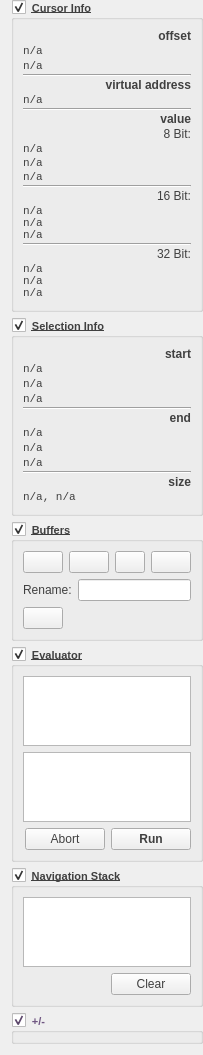
<?xml version="1.0" encoding="UTF-8"?>
<ui version="4.0">
 <class>rv_hex_editor_infopane</class>
 <widget class="QWidget" name="rv_hex_editor_infopane">
  <property name="geometry">
   <rect>
    <x>0</x>
    <y>0</y>
    <width>200</width>
    <height>1011</height>
   </rect>
  </property>
  <property name="font">
   <font>
    <pointsize>8</pointsize>
   </font>
  </property>
  <property name="windowTitle">
   <string>Form</string>
  </property>
  <layout class="QGridLayout" name="gridLayout">
   <property name="topMargin">
    <number>0</number>
   </property>
   <property name="rightMargin">
    <number>0</number>
   </property>
   <item row="0" column="0">
    <widget class="QGroupBox" name="groupBox_cursor">
     <property name="font">
      <font>
       <pointsize>8</pointsize>
       <weight>75</weight>
       <bold>true</bold>
       <underline>true</underline>
      </font>
     </property>
     <property name="styleSheet">
      <string notr="true">color: rgb(64, 64, 64);</string>
     </property>
     <property name="title">
      <string>Cursor Info</string>
     </property>
     <property name="checkable">
      <bool>true</bool>
     </property>
     <layout class="QVBoxLayout" name="verticalLayout_2">
      <property name="spacing">
       <number>1</number>
      </property>
      <item>
       <widget class="QLabel" name="label_cursor_offset">
        <property name="font">
         <font>
          <weight>75</weight>
          <bold>true</bold>
          <underline>false</underline>
         </font>
        </property>
        <property name="text">
         <string>offset</string>
        </property>
        <property name="alignment">
         <set>Qt::AlignRight|Qt::AlignTrailing|Qt::AlignVCenter</set>
        </property>
       </widget>
      </item>
      <item>
       <widget class="QLabel" name="label_cursor_offset_hex">
        <property name="font">
         <font>
          <family>Liberation Mono</family>
          <pointsize>8</pointsize>
          <weight>50</weight>
          <bold>false</bold>
          <underline>false</underline>
         </font>
        </property>
        <property name="text">
         <string>n/a</string>
        </property>
       </widget>
      </item>
      <item>
       <widget class="QLabel" name="label_cursor_offset_dec">
        <property name="font">
         <font>
          <family>Liberation Mono</family>
          <pointsize>8</pointsize>
          <weight>50</weight>
          <bold>false</bold>
          <underline>false</underline>
         </font>
        </property>
        <property name="text">
         <string>n/a</string>
        </property>
       </widget>
      </item>
      <item>
       <widget class="Line" name="line">
        <property name="orientation">
         <enum>Qt::Horizontal</enum>
        </property>
       </widget>
      </item>
      <item>
       <widget class="QLabel" name="label_4">
        <property name="font">
         <font>
          <weight>75</weight>
          <bold>true</bold>
          <underline>false</underline>
         </font>
        </property>
        <property name="text">
         <string>virtual address</string>
        </property>
        <property name="alignment">
         <set>Qt::AlignRight|Qt::AlignTrailing|Qt::AlignVCenter</set>
        </property>
       </widget>
      </item>
      <item>
       <widget class="QLabel" name="label_cursor_offset_va">
        <property name="font">
         <font>
          <family>Liberation Mono</family>
          <pointsize>8</pointsize>
          <weight>50</weight>
          <bold>false</bold>
          <underline>false</underline>
         </font>
        </property>
        <property name="text">
         <string>n/a</string>
        </property>
       </widget>
      </item>
      <item>
       <widget class="Line" name="line_2">
        <property name="orientation">
         <enum>Qt::Horizontal</enum>
        </property>
       </widget>
      </item>
      <item>
       <widget class="QLabel" name="label">
        <property name="font">
         <font>
          <weight>75</weight>
          <bold>true</bold>
          <underline>false</underline>
         </font>
        </property>
        <property name="text">
         <string>value</string>
        </property>
        <property name="alignment">
         <set>Qt::AlignRight|Qt::AlignTrailing|Qt::AlignVCenter</set>
        </property>
       </widget>
      </item>
      <item>
       <widget class="QLabel" name="label_3">
        <property name="font">
         <font>
          <weight>50</weight>
          <bold>false</bold>
          <underline>false</underline>
         </font>
        </property>
        <property name="text">
         <string>8 Bit:</string>
        </property>
        <property name="alignment">
         <set>Qt::AlignRight|Qt::AlignTrailing|Qt::AlignVCenter</set>
        </property>
       </widget>
      </item>
      <item>
       <widget class="QLabel" name="label_cursor_val_8bit">
        <property name="font">
         <font>
          <family>Liberation Mono</family>
          <pointsize>8</pointsize>
          <weight>50</weight>
          <bold>false</bold>
          <underline>false</underline>
         </font>
        </property>
        <property name="autoFillBackground">
         <bool>false</bool>
        </property>
        <property name="text">
         <string>&lt;!DOCTYPE HTML PUBLIC &quot;-//W3C//DTD HTML 4.0//EN&quot; &quot;http://www.w3.org/TR/REC-html40/strict.dtd&quot;&gt;
&lt;html&gt;&lt;head&gt;&lt;meta name=&quot;qrichtext&quot; content=&quot;1&quot; /&gt;&lt;style type=&quot;text/css&quot;&gt;
p, li { white-space: pre-wrap; }
&lt;/style&gt;&lt;/head&gt;&lt;body style=&quot; font-family:'MS Shell Dlg 2'; font-size:8.25pt; font-weight:400; font-style:normal;&quot;&gt;
&lt;p style=&quot; margin-top:0px; margin-bottom:0px; margin-left:0px; margin-right:0px; -qt-block-indent:0; text-indent:0px;&quot;&gt;&lt;span style=&quot; font-size:8pt;&quot;&gt;n/a&lt;/span&gt;&lt;/p&gt;
&lt;p style=&quot; margin-top:0px; margin-bottom:0px; margin-left:0px; margin-right:0px; -qt-block-indent:0; text-indent:0px;&quot;&gt;&lt;span style=&quot; font-size:8pt;&quot;&gt;n/a&lt;/span&gt;&lt;/p&gt;
&lt;p style=&quot; margin-top:0px; margin-bottom:0px; margin-left:0px; margin-right:0px; -qt-block-indent:0; text-indent:0px;&quot;&gt;&lt;span style=&quot; font-size:8pt;&quot;&gt;n/a&lt;/span&gt;&lt;/p&gt;&lt;/body&gt;&lt;/html&gt;</string>
        </property>
        <property name="wordWrap">
         <bool>true</bool>
        </property>
       </widget>
      </item>
      <item>
       <widget class="Line" name="line_5">
        <property name="orientation">
         <enum>Qt::Horizontal</enum>
        </property>
       </widget>
      </item>
      <item>
       <widget class="QLabel" name="label_5">
        <property name="font">
         <font>
          <weight>50</weight>
          <bold>false</bold>
          <underline>false</underline>
         </font>
        </property>
        <property name="text">
         <string>16 Bit:</string>
        </property>
        <property name="alignment">
         <set>Qt::AlignRight|Qt::AlignTrailing|Qt::AlignVCenter</set>
        </property>
       </widget>
      </item>
      <item>
       <widget class="QLabel" name="label_cursor_val_16bit">
        <property name="font">
         <font>
          <family>Liberation Mono</family>
          <pointsize>8</pointsize>
          <weight>50</weight>
          <bold>false</bold>
          <underline>false</underline>
         </font>
        </property>
        <property name="text">
         <string>n/a
n/a
n/a</string>
        </property>
        <property name="wordWrap">
         <bool>true</bool>
        </property>
       </widget>
      </item>
      <item>
       <widget class="Line" name="line_6">
        <property name="orientation">
         <enum>Qt::Horizontal</enum>
        </property>
       </widget>
      </item>
      <item>
       <widget class="QLabel" name="label_7">
        <property name="font">
         <font>
          <weight>50</weight>
          <bold>false</bold>
          <underline>false</underline>
         </font>
        </property>
        <property name="text">
         <string>32 Bit:</string>
        </property>
        <property name="alignment">
         <set>Qt::AlignRight|Qt::AlignTrailing|Qt::AlignVCenter</set>
        </property>
       </widget>
      </item>
      <item>
       <widget class="QLabel" name="label_cursor_val_32bit">
        <property name="font">
         <font>
          <family>Liberation Mono</family>
          <pointsize>8</pointsize>
          <weight>50</weight>
          <bold>false</bold>
          <underline>false</underline>
         </font>
        </property>
        <property name="text">
         <string>n/a
n/a
n/a</string>
        </property>
        <property name="wordWrap">
         <bool>true</bool>
        </property>
       </widget>
      </item>
     </layout>
    </widget>
   </item>
   <item row="1" column="0">
    <widget class="QGroupBox" name="groupBox_selection_info">
     <property name="font">
      <font>
       <pointsize>8</pointsize>
       <weight>75</weight>
       <bold>true</bold>
       <underline>true</underline>
      </font>
     </property>
     <property name="styleSheet">
      <string notr="true">color: rgb(64, 64, 64);</string>
     </property>
     <property name="title">
      <string>Selection Info</string>
     </property>
     <property name="checkable">
      <bool>true</bool>
     </property>
     <layout class="QVBoxLayout" name="verticalLayout_4">
      <property name="spacing">
       <number>1</number>
      </property>
      <item>
       <widget class="QLabel" name="label_6">
        <property name="font">
         <font>
          <weight>75</weight>
          <bold>true</bold>
          <underline>false</underline>
         </font>
        </property>
        <property name="text">
         <string>start</string>
        </property>
        <property name="alignment">
         <set>Qt::AlignRight|Qt::AlignTrailing|Qt::AlignVCenter</set>
        </property>
       </widget>
      </item>
      <item>
       <widget class="QLabel" name="label_sel_start_hex">
        <property name="font">
         <font>
          <family>Liberation Mono</family>
          <pointsize>8</pointsize>
          <weight>50</weight>
          <bold>false</bold>
          <underline>false</underline>
         </font>
        </property>
        <property name="text">
         <string>n/a</string>
        </property>
       </widget>
      </item>
      <item>
       <widget class="QLabel" name="label_sel_start_dec">
        <property name="font">
         <font>
          <family>Liberation Mono</family>
          <pointsize>8</pointsize>
          <weight>50</weight>
          <bold>false</bold>
          <underline>false</underline>
         </font>
        </property>
        <property name="text">
         <string>n/a</string>
        </property>
       </widget>
      </item>
      <item>
       <widget class="QLabel" name="label_sel_start_va">
        <property name="font">
         <font>
          <family>Liberation Mono</family>
          <pointsize>8</pointsize>
          <weight>50</weight>
          <bold>false</bold>
          <underline>false</underline>
         </font>
        </property>
        <property name="text">
         <string>n/a</string>
        </property>
       </widget>
      </item>
      <item>
       <widget class="Line" name="line_3">
        <property name="orientation">
         <enum>Qt::Horizontal</enum>
        </property>
       </widget>
      </item>
      <item>
       <widget class="QLabel" name="label_9">
        <property name="font">
         <font>
          <weight>75</weight>
          <bold>true</bold>
          <underline>false</underline>
         </font>
        </property>
        <property name="text">
         <string>end</string>
        </property>
        <property name="alignment">
         <set>Qt::AlignRight|Qt::AlignTrailing|Qt::AlignVCenter</set>
        </property>
       </widget>
      </item>
      <item>
       <widget class="QLabel" name="label_sel_end_hex">
        <property name="font">
         <font>
          <family>Liberation Mono</family>
          <pointsize>8</pointsize>
          <weight>50</weight>
          <bold>false</bold>
          <underline>false</underline>
         </font>
        </property>
        <property name="text">
         <string>n/a</string>
        </property>
       </widget>
      </item>
      <item>
       <widget class="QLabel" name="label_sel_end_dec">
        <property name="font">
         <font>
          <family>Liberation Mono</family>
          <pointsize>8</pointsize>
          <weight>50</weight>
          <bold>false</bold>
          <underline>false</underline>
         </font>
        </property>
        <property name="text">
         <string>n/a</string>
        </property>
       </widget>
      </item>
      <item>
       <widget class="QLabel" name="label_sel_end_va">
        <property name="font">
         <font>
          <family>Liberation Mono</family>
          <pointsize>8</pointsize>
          <weight>50</weight>
          <bold>false</bold>
          <underline>false</underline>
         </font>
        </property>
        <property name="text">
         <string>n/a</string>
        </property>
       </widget>
      </item>
      <item>
       <widget class="Line" name="line_4">
        <property name="orientation">
         <enum>Qt::Horizontal</enum>
        </property>
       </widget>
      </item>
      <item>
       <widget class="QLabel" name="label_12">
        <property name="font">
         <font>
          <weight>75</weight>
          <bold>true</bold>
          <underline>false</underline>
         </font>
        </property>
        <property name="text">
         <string>size</string>
        </property>
        <property name="alignment">
         <set>Qt::AlignRight|Qt::AlignTrailing|Qt::AlignVCenter</set>
        </property>
       </widget>
      </item>
      <item>
       <widget class="QLabel" name="label_sel_size">
        <property name="font">
         <font>
          <family>Liberation Mono</family>
          <pointsize>8</pointsize>
          <weight>50</weight>
          <bold>false</bold>
          <underline>false</underline>
         </font>
        </property>
        <property name="text">
         <string>n/a, n/a</string>
        </property>
       </widget>
      </item>
     </layout>
    </widget>
   </item>
   <item row="2" column="0">
    <widget class="QGroupBox" name="groupBox_buffers">
     <property name="font">
      <font>
       <pointsize>8</pointsize>
       <weight>75</weight>
       <bold>true</bold>
       <underline>true</underline>
      </font>
     </property>
     <property name="styleSheet">
      <string notr="true">color: rgb(64, 64, 64);</string>
     </property>
     <property name="title">
      <string>Buffers</string>
     </property>
     <property name="checkable">
      <bool>true</bool>
     </property>
     <layout class="QVBoxLayout" name="verticalLayout_3">
      <item>
       <layout class="QHBoxLayout" name="horizontalLayout">
        <item>
         <widget class="QPushButton" name="pushButton_copy_sel_into_new_buf">
          <property name="toolTip">
           <string>create a new buffer from the main target view's selection</string>
          </property>
          <property name="text">
           <string/>
          </property>
          <property name="icon">
           <iconset resource="resources/resources.qrc">
            <normaloff>:/icons/edit-paste.png</normaloff>:/icons/edit-paste.png</iconset>
          </property>
         </widget>
        </item>
        <item>
         <widget class="QPushButton" name="pushButton_add_buffer_from_file">
          <property name="toolTip">
           <string>create a new buffer loading a file into it</string>
          </property>
          <property name="text">
           <string/>
          </property>
          <property name="icon">
           <iconset resource="resources/resources.qrc">
            <normaloff>:/icons/file_open.png</normaloff>:/icons/file_open.png</iconset>
          </property>
         </widget>
        </item>
        <item>
         <widget class="QPushButton" name="pushButton_add_targetfilebuffer">
          <property name="maximumSize">
           <size>
            <width>30</width>
            <height>16777215</height>
           </size>
          </property>
          <property name="toolTip">
           <string>create a new buffer viewing the target (same as main hex view)</string>
          </property>
          <property name="styleSheet">
           <string notr="true">color: rgb(0, 0, 0);</string>
          </property>
          <property name="text">
           <string/>
          </property>
          <property name="icon">
           <iconset resource="resources/resources.qrc">
            <normaloff>:/icons/hex_view_t_plus.png</normaloff>:/icons/hex_view_t_plus.png</iconset>
          </property>
          <property name="iconSize">
           <size>
            <width>24</width>
            <height>16</height>
           </size>
          </property>
         </widget>
        </item>
        <item>
         <widget class="QPushButton" name="pushButton_new_00_buffer">
          <property name="toolTip">
           <string>create a new empty buffer filled with zeroes</string>
          </property>
          <property name="text">
           <string/>
          </property>
          <property name="icon">
           <iconset resource="resources/resources.qrc">
            <normaloff>:/icons/hex_00_plus.png</normaloff>:/icons/hex_00_plus.png</iconset>
          </property>
          <property name="iconSize">
           <size>
            <width>22</width>
            <height>16</height>
           </size>
          </property>
         </widget>
        </item>
        <item>
         <spacer name="horizontalSpacer">
          <property name="orientation">
           <enum>Qt::Horizontal</enum>
          </property>
          <property name="sizeHint" stdset="0">
           <size>
            <width>40</width>
            <height>20</height>
           </size>
          </property>
         </spacer>
        </item>
       </layout>
      </item>
      <item>
       <layout class="QHBoxLayout" name="horizontalLayout_3">
        <item>
         <widget class="QLabel" name="label_2">
          <property name="text">
           <string>Rename:</string>
          </property>
         </widget>
        </item>
        <item>
         <widget class="QLineEdit" name="lineEdit_buffer_name"/>
        </item>
       </layout>
      </item>
      <item>
       <layout class="QHBoxLayout" name="horizontalLayout_2">
        <item>
         <widget class="QPushButton" name="pushButton_sava_buffer_to_file">
          <property name="text">
           <string/>
          </property>
          <property name="icon">
           <iconset resource="resources/resources.qrc">
            <normaloff>:/icons/file_save.png</normaloff>:/icons/file_save.png</iconset>
          </property>
         </widget>
        </item>
        <item>
         <spacer name="horizontalSpacer_2">
          <property name="orientation">
           <enum>Qt::Horizontal</enum>
          </property>
          <property name="sizeHint" stdset="0">
           <size>
            <width>40</width>
            <height>20</height>
           </size>
          </property>
         </spacer>
        </item>
       </layout>
      </item>
     </layout>
    </widget>
   </item>
   <item row="4" column="0">
    <widget class="QGroupBox" name="groupBox_navi_stack">
     <property name="font">
      <font>
       <weight>75</weight>
       <bold>true</bold>
       <underline>true</underline>
      </font>
     </property>
     <property name="styleSheet">
      <string notr="true">color: rgb(64, 64, 64);</string>
     </property>
     <property name="title">
      <string>Navigation Stack</string>
     </property>
     <property name="checkable">
      <bool>true</bool>
     </property>
     <layout class="QVBoxLayout" name="verticalLayout_6">
      <item>
       <widget class="QListWidget" name="listWidget_navi_stack">
        <property name="font">
         <font>
          <family>Liberation Mono</family>
          <pointsize>8</pointsize>
         </font>
        </property>
        <property name="alternatingRowColors">
         <bool>true</bool>
        </property>
       </widget>
      </item>
      <item>
       <layout class="QHBoxLayout" name="horizontalLayout_5">
        <item>
         <spacer name="horizontalSpacer_3">
          <property name="orientation">
           <enum>Qt::Horizontal</enum>
          </property>
          <property name="sizeHint" stdset="0">
           <size>
            <width>40</width>
            <height>20</height>
           </size>
          </property>
         </spacer>
        </item>
        <item>
         <widget class="QPushButton" name="pushButton_clear_navi_stack">
          <property name="text">
           <string>Clear</string>
          </property>
         </widget>
        </item>
       </layout>
      </item>
     </layout>
    </widget>
   </item>
   <item row="5" column="0">
    <widget class="QGroupBox" name="groupBox_side_items">
     <property name="font">
      <font>
       <weight>75</weight>
       <bold>true</bold>
      </font>
     </property>
     <property name="styleSheet">
      <string notr="true">color: rgb(112, 87, 130);</string>
     </property>
     <property name="title">
      <string>+/-</string>
     </property>
     <property name="checkable">
      <bool>true</bool>
     </property>
     <layout class="QVBoxLayout" name="verticalLayout_5">
      <property name="leftMargin">
       <number>9</number>
      </property>
      <property name="topMargin">
       <number>2</number>
      </property>
      <property name="rightMargin">
       <number>9</number>
      </property>
      <property name="bottomMargin">
       <number>6</number>
      </property>
     </layout>
    </widget>
   </item>
   <item row="3" column="0">
    <widget class="QGroupBox" name="groupBox_evaluator">
     <property name="font">
      <font>
       <pointsize>8</pointsize>
       <weight>75</weight>
       <bold>true</bold>
       <underline>true</underline>
      </font>
     </property>
     <property name="toolTip">
      <string>Standard rv|script evaluator</string>
     </property>
     <property name="styleSheet">
      <string notr="true">color: rgb(64, 64, 64);</string>
     </property>
     <property name="title">
      <string>Evaluator</string>
     </property>
     <property name="checkable">
      <bool>true</bool>
     </property>
     <layout class="QVBoxLayout" name="verticalLayout">
      <item>
       <widget class="QPlainTextEdit" name="plainTextEdit_evaluator_input">
        <property name="font">
         <font>
          <family>Liberation Mono</family>
         </font>
        </property>
        <property name="styleSheet">
         <string notr="true">color: rgb(20, 20, 20);</string>
        </property>
       </widget>
      </item>
      <item>
       <widget class="QPlainTextEdit" name="plainTextEdit_evaluator_output"/>
      </item>
      <item>
       <layout class="QHBoxLayout" name="horizontalLayout_6">
        <item>
         <spacer name="horizontalSpacer_4">
          <property name="orientation">
           <enum>Qt::Horizontal</enum>
          </property>
          <property name="sizeHint" stdset="0">
           <size>
            <width>40</width>
            <height>20</height>
           </size>
          </property>
         </spacer>
        </item>
        <item>
         <widget class="QPushButton" name="pushButton_evaluate_abort">
          <property name="text">
           <string>Abort</string>
          </property>
          <property name="icon">
           <iconset resource="resources/resources.qrc">
            <normaloff>:/icons/package-purge.png</normaloff>:/icons/package-purge.png</iconset>
          </property>
         </widget>
        </item>
        <item>
         <widget class="QPushButton" name="pushButton_evaluate_run">
          <property name="font">
           <font>
            <weight>75</weight>
            <bold>true</bold>
           </font>
          </property>
          <property name="text">
           <string>Run</string>
          </property>
          <property name="icon">
           <iconset resource="resources/resources.qrc">
            <normaloff>:/icons/re_script_run3.png</normaloff>:/icons/re_script_run3.png</iconset>
          </property>
         </widget>
        </item>
       </layout>
      </item>
     </layout>
    </widget>
   </item>
  </layout>
  <action name="actionNew_display_widget_connected_to_cursor_move">
   <property name="icon">
    <iconset resource="resources/resources.qrc">
     <normaloff>:/icons/re_script_run3.png</normaloff>:/icons/re_script_run3.png</iconset>
   </property>
   <property name="text">
    <string>New rv|script widget connected to buffer cursor move</string>
   </property>
   <property name="toolTip">
    <string>New rv|script widget connected to buffer cursor move</string>
   </property>
  </action>
  <action name="actionNew_display_widget_connected_to_selection_change">
   <property name="icon">
    <iconset resource="resources/resources.qrc">
     <normaloff>:/icons/re_script_run3.png</normaloff>:/icons/re_script_run3.png</iconset>
   </property>
   <property name="text">
    <string>New rv|script widget connected to buffer selection change</string>
   </property>
   <property name="toolTip">
    <string>New rv|script widget connected to buffer cursor move</string>
   </property>
  </action>
  <action name="actionNew_display_widget_triggered_by_execute_button">
   <property name="icon">
    <iconset resource="resources/resources.qrc">
     <normaloff>:/icons/re_script_run3.png</normaloff>:/icons/re_script_run3.png</iconset>
   </property>
   <property name="text">
    <string>New rv|script widget triggered by own execute button</string>
   </property>
   <property name="toolTip">
    <string>New rv|script widget triggered by own execute button</string>
   </property>
  </action>
 </widget>
 <resources>
  <include location="resources/resources.qrc"/>
 </resources>
 <connections/>
</ui>
